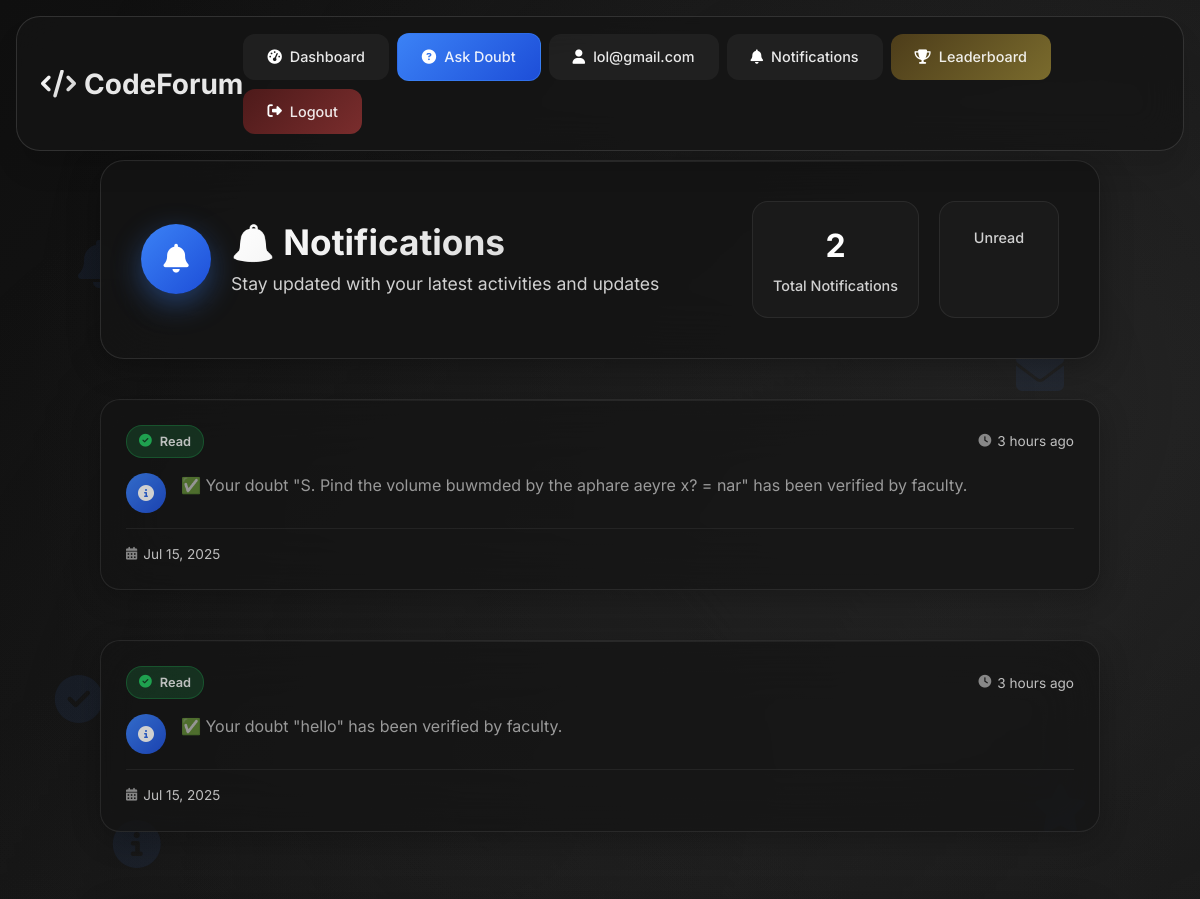
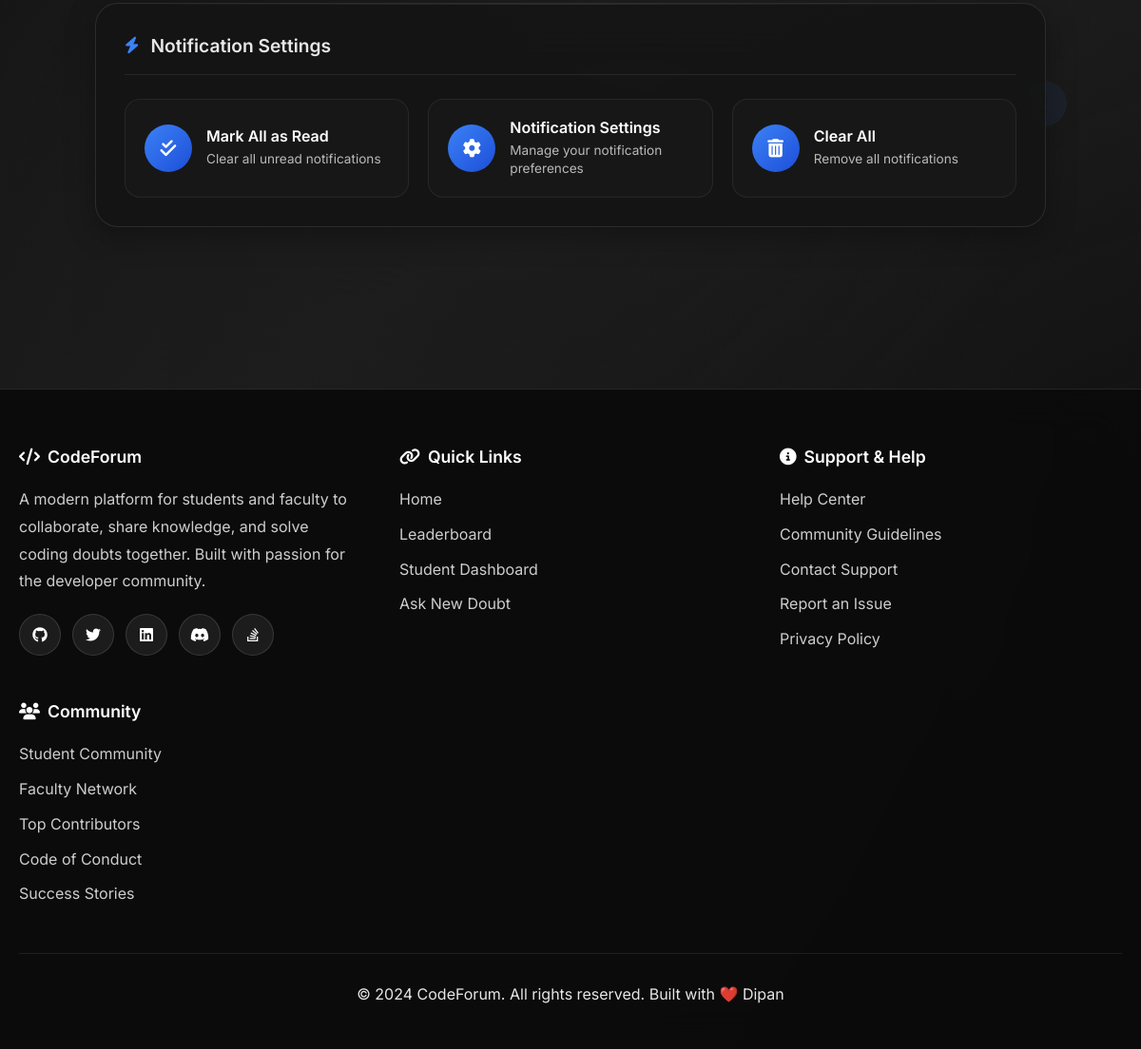
Page /notifications/ (signed in) on the committed database (2 pictures, top to bottom).
### forum/models.py (models this page shows, shortened)
class User(AbstractUser):
    ROLE_CHOICES = (
        ('student', 'Student'),
        ('faculty', 'Faculty'),
    )
    DEPARTMENT_CHOICES = (
        ('CSE', 'CSE'),
        ('ECE', 'ECE'),
        ('ME', 'Mechanical'),
        ('CE', 'Civil'),
        ('EE', 'Electrical'),
    )
    YEAR_CHOICES = (
        (1, '1st Year'),
        (2, '2nd Year'),
        (3, '3rd Year'),
        (4, '4th Year'),
    )
    role = models.CharField(max_length=10, choices=ROLE_CHOICES)
    department = models.CharField(max_length=20, choices=DEPARTMENT_CHOICES)
    year = models.PositiveSmallIntegerField(choices=YEAR_CHOICES, null=True, blank=True)
    github_url = models.URLField(blank=True, null=True)
    is_verified_faculty = models.BooleanField(default=False)

class Notification(models.Model):
    user = models.ForeignKey(settings.AUTH_USER_MODEL, on_delete=models.CASCADE, related_name='notifications')
    message = models.TextField()
    created_at = models.DateTimeField(auto_now_add=True)
    is_read = models.BooleanField(default=False)

### forum/views.py (the view)
# urls.py: path('notifications/', views.notifications_view, name='notifications'),
@login_required
def notifications_view(request):
    notifications = request.user.notifications.order_by('-created_at')
    notifications.update(is_read=True)
    return render(request, 'forum/notifications.html', {'notifications': notifications})

### forum/templates/forum/notifications.html (shortened to what this page needs)
{% extends 'forum/base.html' %}
{% load humanize %}
{% block content %}
<div class="notifications-container fade-in">
    <div class="notifications-wrapper">
        <div class="notifications-header glass-card">
            <div class="header-content">
                <div class="header-left">
                    <div class="notifications-icon">
                        <i class="fas fa-bell"></i>
                    </div>
                    <div class="header-text">
                        <h2 class="notifications-title">🔔 Notifications</h2>
                        <p class="notifications-subtitle">Stay updated with your latest activities and updates</p>
                    </div>
                </div>
                <div class="header-stats">
                    <div class="stat-item">
                        <div class="stat-number">{{ notifications|length }}</div>
                        <div class="stat-label">Total Notifications</div>
                    </div>
                    <div class="stat-item">
                        <div class="stat-label">Unread</div>
                    </div>
                </div>
            </div>
        </div>
        <div class="notifications-list">
            {% for note in notifications %}
                <div class="notification-card glass-card slide-in {{ note.is_read|yesno:'read,unread' }}">
                    <div class="notification-header">
                        <div class="notification-status">
                            {% if note.is_read %}
                                <div class="status-badge read">
                                    <i class="fas fa-check-circle"></i>
                                    <span>Read</span>
                                </div>
                            {% else %}
                                <div class="status-badge unread">
                                    <i class="fas fa-circle"></i>
                                    <span>New</span>
                                </div>
                            {% endif %}
                        </div>
                        <div class="notification-time">
                            <i class="fas fa-clock"></i>
                            <span>{{ note.created_at|naturaltime }}</span>
                        </div>
                    </div>
                    <div class="notification-content">
                        <div class="notification-icon">
                            <i class="fas fa-info-circle"></i>
                        </div>
                        <div class="notification-message">
                            {{ note.message }}
                        </div>
                    </div>
                    <div class="notification-footer">
                        <div class="notification-meta">
                            <div class="meta-item">
                                <i class="fas fa-calendar-alt"></i>
                                <span>{{ note.created_at|date:"M d, Y" }}</span>
                            </div>
                        </div>
                    </div>
                </div>
            {% endfor %}
        </div>
        <div class="quick-actions glass-card">
            <div class="actions-header">
                <i class="fas fa-bolt"></i>
                <span>Notification Settings</span>
            </div>
            <div class="actions-grid">
                <div class="action-item">
                    <div class="action-icon">
                        <i class="fas fa-check-double"></i>
                    </div>
                    <div class="action-content">
                        <h4 class="action-title">Mark All as Read</h4>
                        <p class="action-description">Clear all unread notifications</p>
                    </div>
                </div>
                <div class="action-item">
                    <div class="action-icon">
                        <i class="fas fa-cog"></i>
                    </div>
                    <div class="action-content">
                        <h4 class="action-title">Notification Settings</h4>
                        <p class="action-description">Manage your notification preferences</p>
                    </div>
                </div>
                <div class="action-item">
                    <div class="action-icon">
                        <i class="fas fa-trash-alt"></i>
                    </div>
                    <div class="action-content">
                        <h4 class="action-title">Clear All</h4>
                        <p class="action-description">Remove all notifications</p>
                    </div>
                </div>
            </div>
        </div>
    </div>
    <div class="notifications-background-elements">
        <div class="floating-element element-1">
            <i class="fas fa-bell"></i>
        </div>
        <div class="floating-element element-2">
            <i class="fas fa-envelope"></i>
        </div>
        <div class="floating-element element-3">
            <i class="fas fa-info-circle"></i>
        </div>
        <div class="floating-element element-4">
        </div>
        <div class="floating-element element-5">
            <i class="fas fa-check-circle"></i>
        </div>
        <div class="floating-element element-6">
        </div>
    </div>
</div>
{% endblock %}

### forum/templates/forum/base.html (shortened to what this page needs)
<!DOCTYPE html>
<html lang="en">
<head>
    <link href="https://cdn.jsdelivr.net/npm/bootstrap@5.3.2/dist/css/bootstrap.min.css" rel="stylesheet">
    <link href="https://cdnjs.cloudflare.com/ajax/libs/font-awesome/6.4.0/css/all.min.css" rel="stylesheet">
</head>
<body>
    <nav class="modern-navbar fade-in">
        <div class="navbar-content">
            <a class="navbar-brand" href="{% url 'home' %}">
                <i class="fas fa-code"></i>
                <span>CodeForum</span>
            </a>
            <div class="navbar-actions" id="navbarActions">
                {% if user.is_authenticated %}
                    {% if user.role == "student" %}
                        <a href="{% url 'student_dashboard' %}" class="modern-btn btn-outline">
                            <i class="fas fa-tachometer-alt"></i>
                            <span>Dashboard</span>
                        </a>
                        <a href="{% url 'ask_doubt' %}" class="modern-btn btn-primary">
                            <i class="fas fa-question-circle"></i>
                            <span>Ask Doubt</span>
                        </a>
                        <a href="{% url 'student_profile' user.username %}" class="modern-btn btn-outline">
                            <i class="fas fa-user"></i>
                            <span>{{ user.username }}</span>
                        </a>
                        <a href="{% url 'notifications' %}" class="modern-btn btn-outline btn-with-badge">
                            <i class="fas fa-bell"></i>
                            <span>Notifications</span>
                        </a>
                    {% endif %}
                    <a href="{% url 'leaderboard' %}" class="modern-btn btn-warning">
                        <i class="fas fa-trophy"></i>
                        <span>Leaderboard</span>
                    </a>
                    <form method="POST" action="{% url 'logout' %}" style="display: inline;">
                        <button type="submit" class="modern-btn btn-danger">
                            <i class="fas fa-sign-out-alt"></i>
                            <span>Logout</span>
                        </button>
                    </form>
                {% endif %}
            </div>
        </div>
    </nav>
    <div class="main-content">
        <div class="content-wrapper">
            {% block content %}{% endblock %}
        </div>
    </div>
    <footer class="modern-footer">
        <div class="footer-content">
            <div class="footer-grid">
                <div class="footer-section slide-in">
                    <h4>
                        <i class="fas fa-code"></i>
                        CodeForum
                    </h4>
                    <p>A modern platform for students and faculty to collaborate, share knowledge, and solve coding doubts together. Built with passion for the developer community.</p>
                    <div class="social-links">
                        <a href="#" title="GitHub">
                            <i class="fab fa-github"></i>
                        </a>
                        <a href="#" title="Twitter">
                            <i class="fab fa-twitter"></i>
                        </a>
                        <a href="#" title="LinkedIn">
                            <i class="fab fa-linkedin"></i>
                        </a>
                        <a href="#" title="Discord">
                            <i class="fab fa-discord"></i>
                        </a>
                        <a href="#" title="Stack Overflow">
                            <i class="fab fa-stack-overflow"></i>
                        </a>
                    </div>
                </div>
                <div class="footer-section slide-in">
                    <h4>
                        <i class="fas fa-link"></i>
                        Quick Links
                    </h4>
                    <p><a href="{% url 'home' %}">Home</a></p>
                    <p><a href="{% url 'leaderboard' %}">Leaderboard</a></p>
                    {% if user.is_authenticated %}
                        {% if user.role == "student" %}
                            <p><a href="{% url 'student_dashboard' %}">Student Dashboard</a></p>
                            <p><a href="{% url 'ask_doubt' %}">Ask New Doubt</a></p>
                        {% elif user.role == "faculty" %}
                            <p><a href="{% url 'faculty_dashboard' %}">Faculty Dashboard</a></p>
                        {% endif %}
                    {% else %}
                        <p><a href="{% url 'login' %}">Login</a></p>
                        <p><a href="{% url 'signup' %}">Sign Up</a></p>
                    {% endif %}
                </div>
                <div class="footer-section slide-in">
                    <h4>
                        <i class="fas fa-info-circle"></i>
                        Support & Help
                    </h4>
                    <p><a href="#">Help Center</a></p>
                    <p><a href="#">Community Guidelines</a></p>
                    <p><a href="#">Contact Support</a></p>
                    <p><a href="#">Report an Issue</a></p>
                    <p><a href="#">Privacy Policy</a></p>
                </div>
                <div class="footer-section slide-in">
                    <h4>
                        <i class="fas fa-users"></i>
                        Community
                    </h4>
                    <p><a href="#">Student Community</a></p>
                    <p><a href="#">Faculty Network</a></p>
                    <p><a href="#">Top Contributors</a></p>
                    <p><a href="#">Code of Conduct</a></p>
                    <p><a href="#">Success Stories</a></p>
                </div>
            </div>
            <div class="footer-bottom">
                <p>&copy; 2024 CodeForum. All rights reserved. Built with ❤️ Dipan</p>
            </div>
        </div>
    </footer>
</body>
</html>

### rows in the picture
User: username "lol@gmail.com"
Notification: is_read True (drawn), created_at "3 hours ago", message "✅ Your doubt \"S. Pind the volume buwmded by the aphare aeyre x? = nar\" has been verified by faculty.", created_at "Jul 15, 2025"
Notification: is_read True (drawn), created_at "3 hours ago", message "✅ Your doubt \"hello\" has been verified by faculty.", created_at "Jul 15, 2025"

### other values in the picture
{{ notifications|length }} "2"
